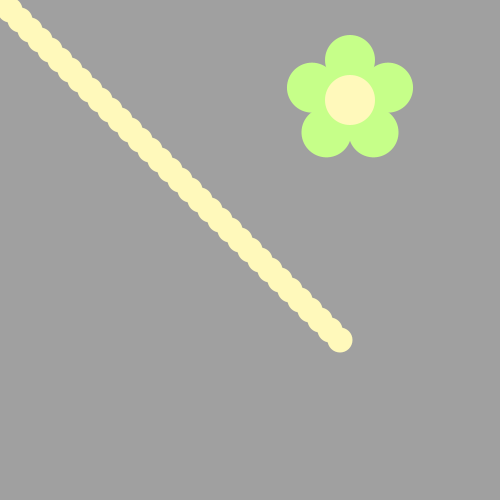
Frame 1 (no input)
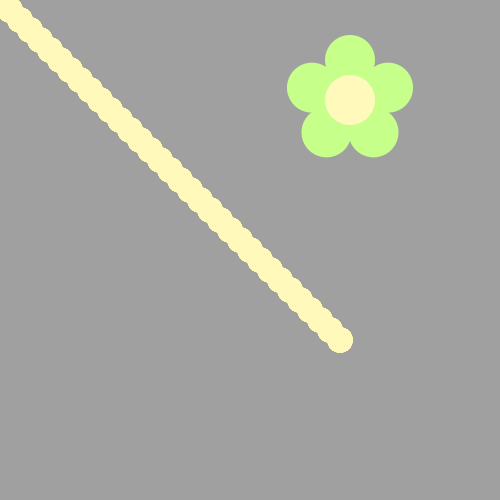
Frame 60 (the mouse pressed at the canvas centre just before this capture)
Frame 120 (the mouse held since frame 60 and released just before this capture): identical to frame 60, image omitted

The Processing sketch that drew these frames (run headless with seeded random() and noise(); from frame 60 on, the mouse is pressed at the canvas centre):

// Processing sketch: Bumble_Bee_Challenge
// ── Bumble_Bee_Challenge.pde
void draw() {
  /*Use A loop to make a body for the Bee!
   Then put his head on using drawBeeFace(x,y)
   Use Modulo to make the colors alternate 
   */
  for (int i = 0; i < 350; i+= 10) {
    ellipse(i, i, 25, 25);
  }

}




void drawFlower(int x, int y) {
  noStroke();
  translate(x, y);
  // draw 5 petals, rotating after each one
  fill(#c6ff89); // green
  for (int i = 0; i < 5; i++) {
    ellipse(0, -40, 50, 50);
    rotate(radians(72));
  }
  fill(#fff9bb); // light yellow
  ellipse(0, 0, 50, 50);
}


void drawBeeFace(int BeeFaceX, int BeeFaceY) {
  noStroke();
  fill(0, 0, 0);
  stroke(1);
  strokeWeight(5);
  line(BeeFaceX-10, BeeFaceY-27, BeeFaceX-17, BeeFaceY-50);
  line(BeeFaceX+10, BeeFaceY-27, BeeFaceX+17, BeeFaceY-50);
  ellipse(BeeFaceX-17, BeeFaceY-50, 10, 10);
  ellipse(BeeFaceX+17, BeeFaceY-50, 10, 10);
  noStroke();
  fill(255, 251, 28);
  ellipse(BeeFaceX, BeeFaceY, 60, 60); // face
  fill(255, 237, 209);
  fill(0, 0, 0);
  ellipse(BeeFaceX-10, BeeFaceY-15, 10, 10); // eyes
  ellipse(BeeFaceX+10, BeeFaceY-15, 10, 10);
  ellipse(BeeFaceX, BeeFaceY-5, 10, 10); // nose
  ellipse(BeeFaceX, BeeFaceY+10, 20, 10);// mouth
  fill(255, 251, 28);
  ellipse(BeeFaceX, BeeFaceY+5, 20, 6);
}
void setup() {  
  ellipseMode(CENTER);
  size(500, 500);
  background(160, 160, 160); 
  drawFlower(350, 100);
}
